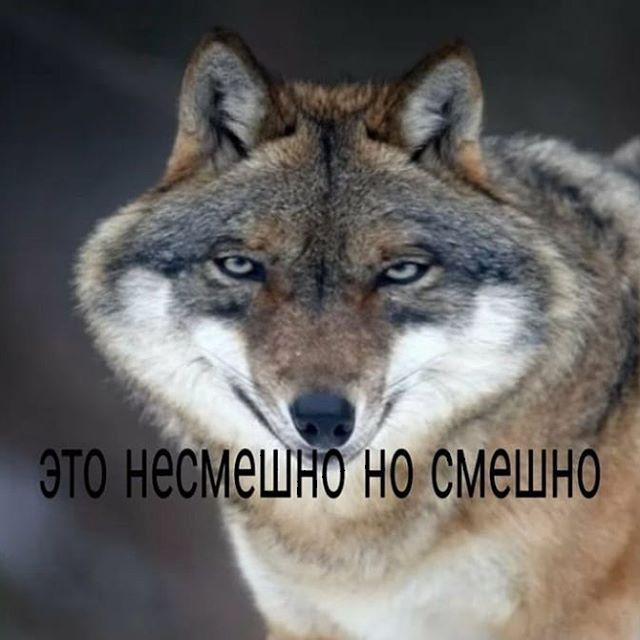
//> input picture Proga/Obrabotka img/Lab2/Lab2/image.JPG, 640 x 640 px
$ ./Source   (built with g++ and OpenCV 4)
//> lines starting //> are read from the running program, lines starting //| are printed output that depends on the picture
//> further down, main_Image is the input picture: 640 rows x 640 cols, CV_8UC3; mean B, G, R 97.5, 99.3, 102.2
#include <iostream>
#include <string>
#include <iomanip>
#include <sstream>
#include<math.h>
#include <opencv2/core/core.hpp>
#include <opencv2/imgproc/imgproc.hpp>
#include <opencv2/highgui/highgui.hpp>
#include<ctime>


using namespace std;
using namespace cv;

template <class T>
T clamp(T v, int max, int min) {
	if (v > max)
		return max;

	else if (v < min)
		return min;

	return v;
}
Mat AddGaussianNoise(const Mat mSrc, double Mean = 0.0, double StdDev = 10.0)
{
//> called with Mean = 0, StdDev = 10
	Mat res(mSrc.size(), mSrc.type());
	Mat mGaussian_noise = Mat(mSrc.size(), CV_16SC3);
	randn(mGaussian_noise, Scalar::all(Mean), Scalar::all(StdDev));

	for (int Rows = 0; Rows < mSrc.rows; Rows++)
	{
		for (int Cols = 0; Cols < mSrc.cols; Cols++)
		{
			Vec3b Source_Pixel = mSrc.at<Vec3b>(Rows, Cols);
			Vec3b &Des_Pixel = res.at<Vec3b>(Rows, Cols);
			Vec3s Noise_Pixel = mGaussian_noise.at<Vec3s>(Rows, Cols);

			for (int i = 0; i < 3; i++)
			{
				int Dest_Pixel = Source_Pixel.val[i] + Noise_Pixel.val[i];
				Des_Pixel.val[i] = clamp<int>(Dest_Pixel,255,0);
			}
		}
	}

	return res;
}


float calculateNewPC(Mat photo, int x, int y, int rgb,int radius, int sigma){
	float returnPC = 0;
	int size = 2 * radius + 1;
	float *vector = new float[size*size];
	float norm = 0;
	for (int i = -radius; i <= radius; i++) {
		for (int j = -radius; j <= radius; j++) {
			int idx = (i + radius)*size + j + radius;
			vector[idx] = exp(-(i*i + j * j) / sigma * sigma);
			norm += vector[idx];
		}
	}
	for (int i = 0; i < size; i++) {
		for (int j = 0; j < size; j++) {
			vector[i*size + j] /= norm;
		}
	}
	for (int i = -radius; i <= radius; i++) {
		for (int j = -radius; j <= radius; j++) {
			int idx = (i + radius)*size + j + radius;
			returnPC += photo.at<Vec3b>(clamp<int>(x + j, photo.rows - 1, 0), clamp<int>(y + i, photo.cols - 1, 0))[rgb] *vector[idx];
		}
	}
	return returnPC;
}

Mat Gaussian_blur_filter(const Mat &photo, int radius,int sigma) {
//> called with radius = 3, sigma = 10
	Mat result_Img;
	photo.copyTo(result_Img);
	int x, y;
	for (int x = 0; x < photo.rows; x++) {
		for (int y = 0; y < photo.cols; y++) {
			result_Img.at<Vec3b>(x, y)[0] = calculateNewPC(photo, x, y, 0, radius,sigma);//b
			result_Img.at<Vec3b>(x, y)[1] = calculateNewPC(photo, x, y, 1, radius, sigma);//g
			result_Img.at<Vec3b>(x, y)[2] = calculateNewPC(photo, x, y, 2, radius, sigma);//r
		}
	}
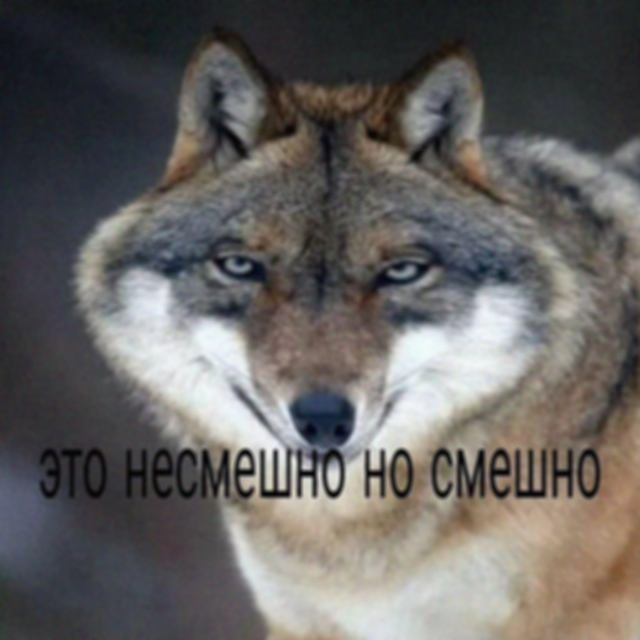
//> result_Img: 640 rows x 640 cols, CV_8UC3; mean B, G, R 97, 98.9, 101.8
	return result_Img;
}
Mat Median_filter(const Mat &photo) {
	int r = 1;
	Mat result_Img;
	int size = 2 * r + 1, tmpR, tmpB, tmpG;
	int *colorR = new int[9];
	int *colorG = new int[9];
	int *colorB = new int[9];
	photo.copyTo(result_Img);
	for (int x = 0; x < photo.rows; x++)
	{
		for (int y = 0; y < photo.cols; y++)
		{
			for (int i = -r; i <= r; i++)
			{
				for (int j = -r; j <= r; j++)
				{
					int idx = (i + r)*size + j + r;
					colorR[idx] = photo.at<Vec3b>(clamp<int>(j + x, photo.rows - 1, 0), clamp<int>(i + y, photo.cols - 1, 0))[2];
					colorG[idx] = photo.at<Vec3b>(clamp<int>(j + x, photo.rows - 1, 0), clamp<int>(i + y, photo.cols - 1, 0))[1];
					colorB[idx] = photo.at<Vec3b>(clamp<int>(j + x, photo.rows - 1, 0), clamp<int>(i + y, photo.cols - 1, 0))[0];
				}
			}
			for (int i = 0; i < 8; i++) {
				for (int j = 0; j < 8; j++) {
					int res= colorR[j] + colorG[j] + colorB[j],
						res1 = colorR[j + 1] + colorG[j + 1] + colorB[j + 1];
					if (res > res1) {
						tmpR = colorR[j];
						tmpG = colorG[j];
						tmpB = colorB[j];
						colorR[j] = colorR[j + 1];
						colorG[j] = colorG[j + 1];
						colorB[j] = colorB[j + 1];
						colorR[j + 1] = tmpR;
						colorG[j + 1] = tmpG;
						colorB[j + 1] = tmpB;
					}
				}
			}
			result_Img.at<Vec3b>(x, y)[0]= colorB[4];
			result_Img.at<Vec3b>(x, y)[1] = colorG[4];
			result_Img.at<Vec3b>(x, y)[2] = colorR[4];
		}
	}
//> this loop made 640 passes
//> (tmpR, tmpG, tmpB) on passes 1 to 3: (50, 28, 29), (32, 28, 17), (32, 28, 17)
//> after the loop, tmpR = 172; tmpG = 157; tmpB = 168
	return result_Img;
}


int main(int argc, char *argv[]) {
	Mat main_Image = imread("image.jpg");
	namedWindow("DEFAULT_PICTURES");
	imshow("DEFAULT_PICTURES", main_Image);
	waitKey(0);
	destroyWindow("DEFAULT_PICTURES");
	//Добавление шумов
	namedWindow("MODELING_GAUS_NOISE");
	Mat res;
	main_Image.copyTo(res);
	long double t1_my_gaus_noise = clock();
	Mat image_with_noise = AddGaussianNoise(res, 0, 10.0);
	long double t2_my_gaus_noise = clock();
	t2_my_gaus_noise -= t1_my_gaus_noise;
	cout << "Clock_of_MODELING_GAUS_NOISE: " << setprecision(15) << t2_my_gaus_noise / CLOCKS_PER_SEC << endl;
	imshow("MODELING_GAUS_NOISE", image_with_noise);
	waitKey(0);
	destroyWindow("MODELING_GAUS_NOISE");
	//Гаусс Фильтр
	namedWindow("MY_GAUS_FILTER");
	Mat res_1;
	image_with_noise.copyTo(res_1);
	long double t1_myGaus = clock();
	Mat image_without_noise_2 = Gaussian_blur_filter(res_1, 3, 10);
	long double t2_myGaus = clock();
	t2_myGaus -= t1_myGaus;
	cout << "Clock_of_MY_GAUS_FILTER: " << setprecision(15) << t2_myGaus / CLOCKS_PER_SEC << endl;
	imshow("MY_GAUS_FILTER", image_without_noise_2);
	waitKey(0);
	destroyWindow("MY_GAUS_FILTER");
	//Медианный фильтр
	namedWindow("MY_MEDIAN_FILTER");
	Mat res_4;
	image_with_noise.copyTo(res_4);
	long double t1_myMedian = clock();
	Mat image_without_noise_3 = Median_filter(res_4);
	long double t2_myMedian = clock();
	t2_myMedian -= t1_myMedian;
	cout << "Clock_of_MY_MEDIAN_FILTER: " << setprecision(15) << t2_myMedian / CLOCKS_PER_SEC << endl;
	imshow("MY_MEDIAN_FILTER", image_without_noise_3);
	waitKey(0);
	destroyWindow("MY_MEDIAN_FILTER");
	// OpenCV Медианный фильтр
	namedWindow("OPENCV_MEDIAN");
	Mat res_2;
	Mat image_without_noise;
	image_with_noise.copyTo(res_2);
	long double t1_opencv_median = clock();
	medianBlur(res_2, image_without_noise, 7);
	long double t2_opencv_median = clock();
	t2_opencv_median -= t1_opencv_median;
	cout << "Clock_of_OPENCV_MEDIAN: " << setprecision(15) << t2_opencv_median / CLOCKS_PER_SEC << endl;
	imshow("OPENCV_MEDIAN", image_without_noise);
	waitKey(0);
	destroyWindow("OPENCV_MEDIAN");
	//OpenCV Гаусс фильтр
	namedWindow("OPENCV_GAUS");
	Mat res_3;
	Mat image_without_noise_1;
	image_with_noise.copyTo(res_3);
	long double t1_opencv_gaus = clock();
	GaussianBlur(res_3, image_without_noise_1, Size(5, 5), 0, 0);
	long double t2_opencv_gaus = clock();
	t2_opencv_gaus -= t1_opencv_gaus;
	cout << "Clock_of_OPENCV_GAUS: " << setprecision(15) << t2_opencv_gaus / CLOCKS_PER_SEC << endl;
	imshow("OPENCV_GAUS", image_without_noise_1);
	waitKey(0);
	destroyWindow("OPENCV_GAUS");

	system("pause");
	return 0;
}
